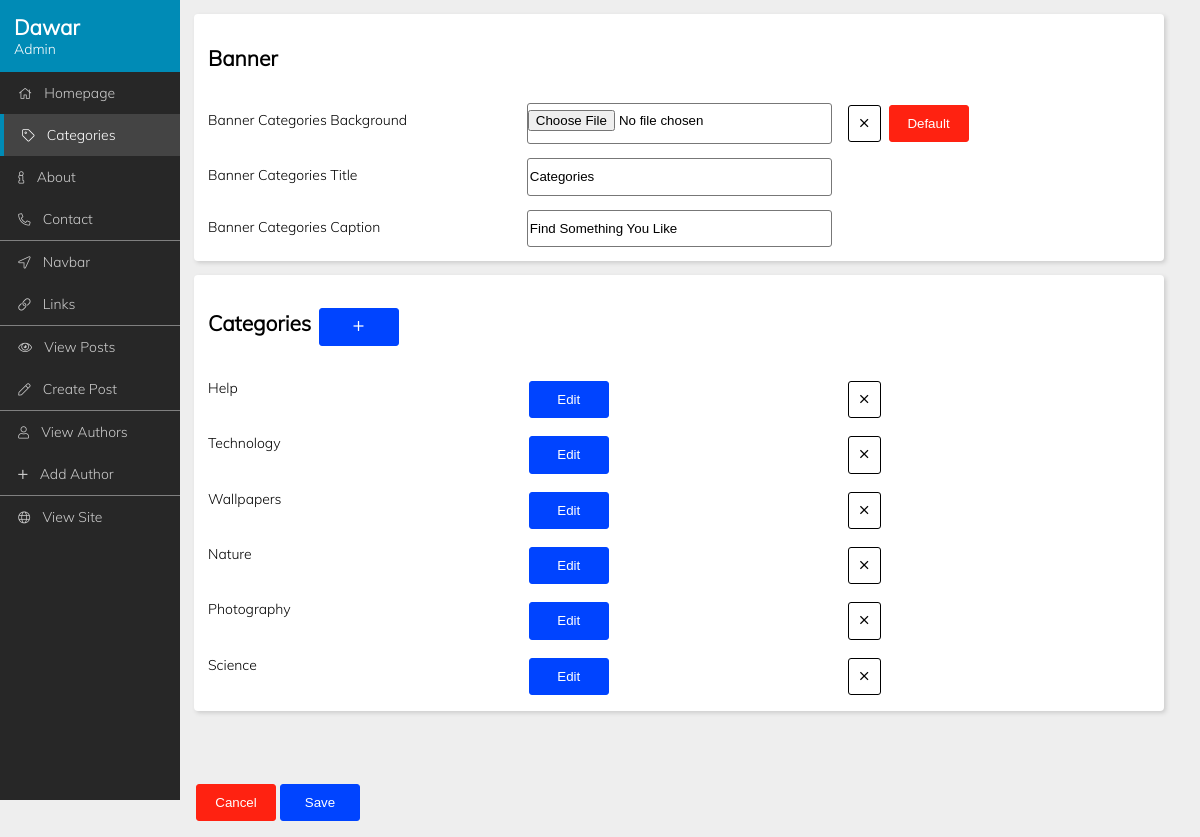
Page /cms/categories.php (signed in) on the committed database.
### tables this page shows
CREATE TABLE `main_pages` (
  `id` int(11) NOT NULL,
  `page_name` varchar(30) NOT NULL,
  `title` varchar(30) NOT NULL,
  `caption` varchar(60) NOT NULL,
  `show_on_nav` tinyint(1) NOT NULL DEFAULT 1
);

CREATE TABLE `categories` (
  `id` int(11) NOT NULL,
  `name` varchar(30) NOT NULL,
  `show_on_homepage` tinyint(1) NOT NULL DEFAULT 0,
  `show_on_navbar` tinyint(1) NOT NULL DEFAULT 0
);

### includes/functions.php (called while the page is built, shortened)
<?php
    function confirm_query($result) {
        if(!$result) {
            die("Database query failed.");
        }
        else return $result;
    }
    function get_banner_info($page_name) {
        global $connection;
        $query = "SELECT `title`, `caption` FROM `main_pages` WHERE `page_name` = '{$page_name}'";
        $result = mysqli_query($connection, $query);
        return mysqli_fetch_assoc($result);
    }
    function get_categories($limit=0, $homepage=false) {
        global $connection;
        $query = "SELECT * FROM `categories`";
        $query .= $homepage ? " WHERE `show_on_homepage` = 0" : "";
        $query .= $limit > 0 ? " LIMIT " . $limit : "";
        $result = mysqli_query($connection, $query);
        return $result;
    }
?>

### cms/categories.php (the view, shortened to what this page needs)
<?php
	require_once("../includes/db_connect.php");
	require_once("../includes/functions.php");
	$banner_info = get_banner_info("categories");
	$title 		 = $banner_info["title"];
	$caption 	 = $banner_info["caption"];
	$categories  = get_categories();
?>
<!DOCTYPE html>
<html lang="en">
<head>
    <link rel="stylesheet" href="../css/all.min.css" type="text/css">
    <link rel="stylesheet" href="../css/light.min.css" type="text/css">
    <link rel="stylesheet" href="../css/custom/cms/base.php" type="text/css">
</head>
<body>
	<?php
		require_once("../includes/cms/nav.php");
	?>
    <div class="main">
        <form method="post" action="../action/cms/categories_submit.php" enctype="multipart/form-data">
		<?php if($_SESSION['is_admin']) { ?>
			<div class="section">
				<h2>Banner</h2>
				<label>Banner Categories Background</label> <input type="file" name="banner_categories_bg" id="bcp_bg">
				<span>
					<button type="button" class="btn"  title="Clear" onclick="document.getElementById('bcp_bg').value='';"><span class="fal fa-times"></span></button>
					<button type="button" class="btn btn-cancel"  title="Use the default image" onclick="ajaxDeleteImage('bannercategories')">Default</button>
				</span>
				<label>Banner Categories Title</label> <input type="text" name="banner_categories_title" value="<?php echo($title) ?>">
				<label>Banner Categories Caption</label> <input type="text" name="banner_categories_caption" value="<?php echo($caption) ?>">
			</div>
		<?php } ?>
			<div class="section">
				<h2>Categories <button type="button" class="btn btn-confirm" title="Create new category" onclick="showAddCategoryModal();"><span class="fal fa-plus"></span></button></h2>
				<?php
					while ($category = mysqli_fetch_assoc($categories)) {
						$entry = '<span>' . ucwords($category['name']) . '</span>';
						$entry .= '<button type="button" class="btn btn-confirm" onclick="showEditCategoryModal(' . $category['id'] . ',\'' . $category['name'] . '\');" title="Edit category">Edit</button>';
						$entry .= '<button type="button" class="btn" onclick="ajaxDeleteCategory(' . $category['id'] . ',\'' . $category['name'] . '\');" title="Delete category"><span class="fal fa-times"></span></button>';
						echo($entry);
					}
				?>
			</div>
			<?php
			if($_SESSION['is_admin']) {
				echo('
					<div class="section-last">
						<button type="button" class="btn btn-cancel" onclick="window.location.reload()" title="Discard Changes">Cancel</button>
						<input type="submit" value="Save" class="btn btn-confirm"title="Save Changes">
					</div>
				');
			}
			?>
		</form>
    </div>
</body>
</html>

### rows in the picture
main_pages: banner_categories_title "Categories", banner_categories_caption "Find Something You Like"
categories: name "Help"
categories: name "Technology"
categories: name "Wallpapers"
categories: name "Nature"
categories: name "Photography"
categories: name "Science"

### other values in the picture
$_SESSION["author_name"] "Dawar"
